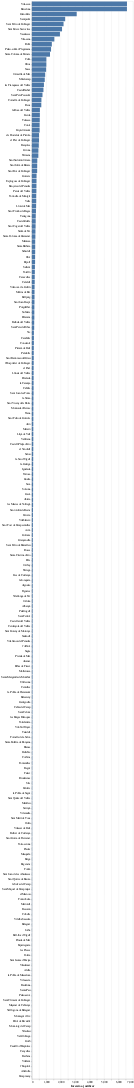

The notebook cell this image was saved under:
### Markdown cell above
### Visualització barres

### Code cell
import altair as alt
import pandas as pd

df = pd.DataFrame(recordset)

(
    alt
    .Chart(df)
    .mark_bar()
    .encode(
        alt.X("sum(kW):Q",title="Inversió a justificar", stack='zero'),
        alt.Y("poblacio:N", sort="-x", title=""),
        tooltip=["count(kW):Q", "sum(kW):Q"]
    )
    .interactive()
)

### Figure 1 — Vega-Lite specification as saved in the notebook (floating-point values rounded to 4 significant figures; data arrays with more than 128 entries replaced by an {"elided": "..."} marker saying what was removed)
{"config": {"view": {"continuousWidth": 400, "continuousHeight": 300}}, "data": {"name": "data-4d32d240861bad501bf5056aba473e69"}, "mark": "bar", "encoding": {"tooltip": [{"aggregate": "count", "field": "kW", "type": "quantitative"}, {"aggregate": "sum", "field": "kW", "type": "quantitative"}], "x": {"aggregate": "sum", "field": "kW", "stack": "zero", "title": "Inversió a justificar", "type": "quantitative"}, "y": {"field": "poblacio", "sort": "-x", "title": "", "type": "nominal"}}, "selection": {"selector006": {"type": "interval", "bind": "scales", "encodings": ["x", "y"]}}, "$schema": "https://vega.github.io/schema/vega-lite/v4.17.0.json", "datasets": {"data-4d32d240861bad501bf5056aba473e69": {"elided": "428 records"}}}
